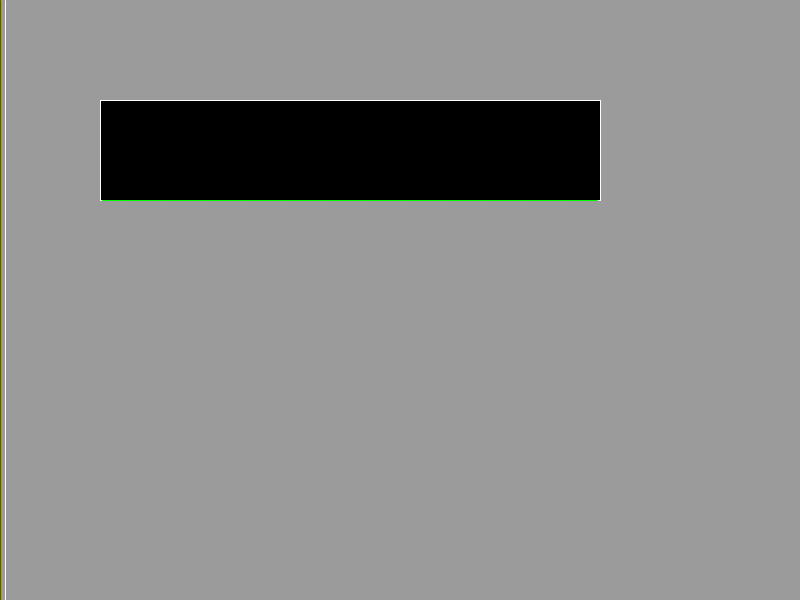
Frame 1 (no input)
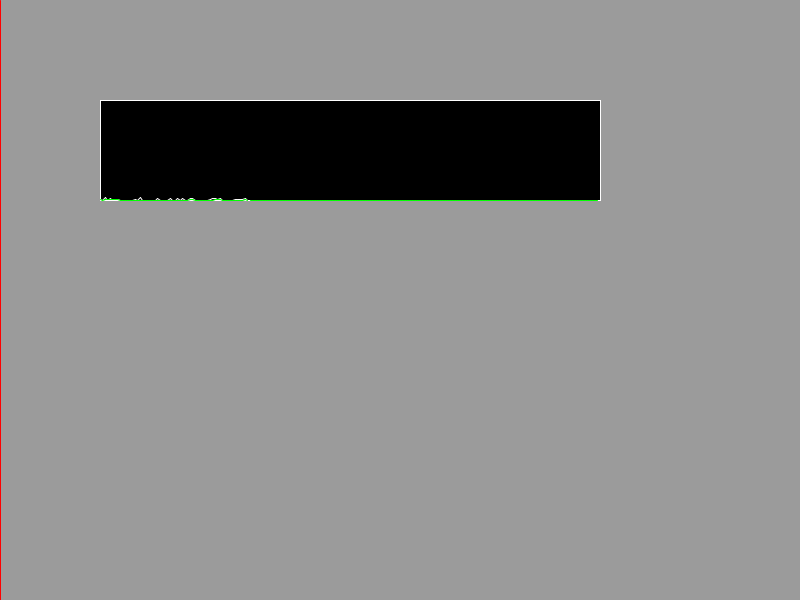
Frame 60 (the mouse pressed at the canvas centre just before this capture)
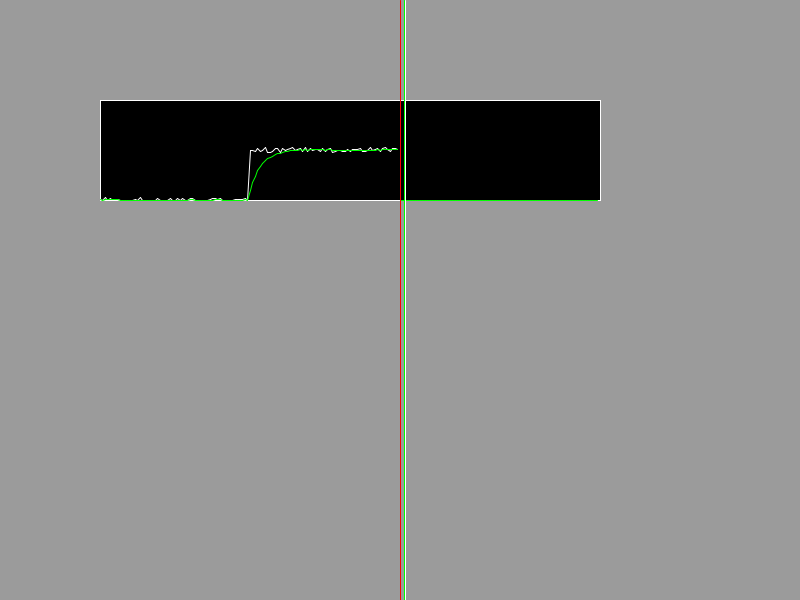
Frame 120 (the mouse held since frame 60 and released just before this capture)

The Processing sketch that drew these frames (run headless with seeded random() and noise(); from frame 60 on, the mouse is pressed at the canvas centre):

// Processing sketch: ejemplo_gestion_ruido_00
// ── ejemplo_gestion_ruido_00.pde

float mx;
float ruido;
float nivelRuido = 20;

GestorSenial gestor; 

void setup() {
  size( 800, 600 );
  //gestor = new GestorSenial( 0 , width );
  
  gestor = new GestorSenial( "valor mouse", //etiqueta
  0, width, //mínimo y máximo
  200, //tamaño muestras
  0.2, // factor de amortiguación
  30, //amplitud de la derivada
  200, //muestras del promedio
  20 //amplitud varianza
  );

}
void draw() {
  
  
  ruido = random( -nivelRuido, nivelRuido );  
  mx = mouseX + ruido;
  gestor.actualizar( mx );
  
  float filtrada = gestor.filtrado;
  
  background( 155 );  
  
  gestor.imprimir( 100 , 100 );
  
  stroke( 255 , 0 , 0 );
  line( mouseX, 0, mouseX, height );
  stroke( 255 );
  line( mx, 0, mx, height );
  stroke( 0 , 255 , 0);
  line( filtrada, 0, filtrada, height );
}
// ── Gestor_Senial.pde
//--------------------------------------
// Gestor de seniales (con enie)
// Emiliano Causa 2011-2015 v2.2
// actualizado al 4/3/2015
//--------------------------------------
/*

 Constructores:
 ==============
 
 - GestorSenial( ) 
 
 - GestorSenial( float minimo_, float maximo_ ) 
 
 - GestorSenial( String etiqueta_, 
 float minimo_, float maximo_, //minimo y maximo del rango de entrada
 int tamanioMuestra_, //tamanio con el que visualiza la senial
 float factorAmortiguacion_, //factor con el que filtra 
 float amplitudMaxDerivada_, //rango en el que toma la derivada
 int maxMuestrasPromedio_, //cantidad de muestras para el promedio
 float amplitudMaxVarianza_ ) 
 
 Miembros de devolucion:
 =======================
 - float valorIn 
 - float filtrado
 - float derivada
 - float varianza
 - float promedio
 
 Funciones de devolucion:
 ========================
 - float filtradoNorm()
 - float derivadaNorm()
 - float varianzaNorm()
 
 Ejecutar en cada ciclo:
 =======================
 void actualizar( float valorIn_ ) 
 
 */
class GestorSenial {

  String etiqueta;
  float valorIn, filtrado;
  float minimo;
  float maximo;
  //float factor;

  float derivada;
  float promedio, varianza;  
  int cantDatos;

  int tamanioMuestra;
  float factorAmortiguacion;
  float amplitudMaxDerivada;
  int maxMuestrasPromedio;
  float amplitudMaxVarianza;

  GrafXvsTime grafica, graficaFilt, graficaDeriv, graficaPromedio, graficaVarianza;

  //-------------------------------------------

  GestorSenial( ) {
    this( "", 0, 100, 200, 0.1, 0.5, 50, 3 );
  }
  //-------------------------------------------

  GestorSenial( float factorAmortiguacion_ ) {
    this( "", 0, 100, 200, factorAmortiguacion_, 0.5, 50, 3 );
  }
  //-------------------------------------------

  GestorSenial( float minimo_, float maximo_ ) {
    this( "", minimo_, maximo_, 200, 0.1, 0.5, 50, 3 );
  }
  //-------------------------------------------

  GestorSenial( float minimo_, float maximo_, float factorAmortiguacion_ ) {
    this( "", minimo_, maximo_, 200, factorAmortiguacion_, 0.5, 50, 3 );
  }
  //-------------------------------------------

  GestorSenial( String etiqueta_, 
  float minimo_, float maximo_, //minimo y maximo del rango de entrada
  int tamanioMuestra_, //tamanio con el que visualiza la senial
  float factorAmortiguacion_, //factor con el que filtra 
  float amplitudMaxDerivada_, //rango en el que toma la derivada
  int maxMuestrasPromedio_, //cantidad de muestras para el promedio
  float amplitudMaxVarianza_ ) { //rango en el que toma la varianza

    etiqueta = etiqueta_;
    amplitudMaxVarianza = amplitudMaxVarianza_;
    cantDatos = 0;
    maxMuestrasPromedio = maxMuestrasPromedio_;
    factorAmortiguacion = factorAmortiguacion_;
    amplitudMaxDerivada = amplitudMaxDerivada_;
    minimo = minimo_;
    maximo = maximo_;
    tamanioMuestra = tamanioMuestra_;

    grafica = new GrafXvsTime( tamanioMuestra, minimo, maximo );
    graficaFilt = new GrafXvsTime( tamanioMuestra, minimo, maximo );
    graficaPromedio = new GrafXvsTime( tamanioMuestra, minimo, maximo );

    graficaDeriv = new GrafXvsTime( tamanioMuestra, -amplitudMaxDerivada, amplitudMaxDerivada );
    graficaVarianza = new GrafXvsTime( tamanioMuestra, -amplitudMaxVarianza, amplitudMaxVarianza );
  }
  //-------------------------------------------

  float filtradoNorm() {
    return constrain( map( filtrado, minimo, maximo, 0, 1 ), 0, 1);
  }  
  //-------------------------------------------

  float derivadaNorm() {
    return constrain( map( derivada, -amplitudMaxDerivada, amplitudMaxDerivada, -1, 1 ), -1, 1);
  }  
  //-------------------------------------------

  float varianzaNorm() {
    return constrain( map( varianza, -amplitudMaxVarianza, amplitudMaxVarianza, -1, 1 ), -1, 1);
  }  
  //-------------------------------------------

  void actualizar( float valorIn_ ) {

    valorIn = valorIn_;
    float anterior = filtrado;
    filtrado = valorIn * factorAmortiguacion + filtrado * (1-factorAmortiguacion);
    derivada = filtrado-anterior;
    varianza = filtrado-promedio;

    if ( cantDatos <= 0 ) {
      promedio = filtrado;
    } else {
      int maxDatos = min( cantDatos, maxMuestrasPromedio );
      float esteFactor = 1.0/maxDatos;
      promedio = filtrado * esteFactor + promedio * (1-esteFactor);
    }

    cantDatos ++;

    grafica.agregar( valorIn ); 
    graficaFilt.agregar( filtrado ); 
    graficaDeriv.agregar( derivada );
    graficaPromedio.agregar( promedio );
    graficaVarianza.agregar( varianza );
  }
  //-------------------------------------------

  void imprimir( float left, float top ) {
    imprimir( left, top, 500, 100, true, false, false, false );
  }
  //-------------------------------------------

  void imprimir( float left, float top, float ancho, float alto ) {
    imprimir( left, top, ancho, alto, true, false, false, false );
  }
  //-------------------------------------------

  void imprimir( float left, float top, float ancho, float alto, 
  boolean mostrarFiltrado, boolean mostrarDerivada, boolean mostrarPromedio, 
  boolean mostrarVarianza ) {

    pushStyle();

    fill( 0 );
    stroke( 255, 255, 255 );
    grafica.imprimir( left, top, ancho, alto, true );

    if ( mostrarVarianza || mostrarDerivada ) {
      stroke( 100 );
      line( left, top + alto*0.5, left+ancho, top + alto*0.5 );
    }

    if ( mostrarFiltrado ) {
      stroke( 0, 255, 0 );
      graficaFilt.imprimir( left, top, ancho, alto, false );
    }

    if ( mostrarDerivada ) {
      stroke( 255, 255, 0 );
      graficaDeriv.imprimir( left, top, ancho, alto, false );
    }

    if ( mostrarPromedio ) {
      stroke( 50, 50, 255 );
      graficaPromedio.imprimir( left, top, ancho, alto, false );
    }

    if ( mostrarVarianza ) {
      stroke( 150, 150, 255 );
      graficaVarianza.imprimir( left, top, ancho, alto, false );
    }
    popStyle();
  }
  //-------------------------------------------

  String generarXML() {
    String cadena = "";

    cadena += "< ";
    cadena += etiqueta;
    cadena += " minimo=\"" + minimo + "\" ";
    cadena += " maxmimo=\"" + maximo + "\" ";

    cadena += " tamanioMuestra=\"" + tamanioMuestra + "\" ";

    cadena += " factorAmortiguacion=\"" + factorAmortiguacion + "\" ";
    cadena += " amplitudMaxDerivada=\"" + amplitudMaxDerivada + "\" ";
    cadena += " maxMuestrasPromedio=\"" + maxMuestrasPromedio + "\" ";
    cadena += " amplitudMaxVarianza=\"" + amplitudMaxVarianza + "\" ";

    cadena += "/>";
    return cadena;
  }
  //-------------------------------------------

  void reset( float valor ) {
    valorIn = valor;
    filtrado = valor;
    promedio = valor;
  }
  //-------------------------------------------
  
  void setFiltro( float valor ){
    factorAmortiguacion = valor;
  }  
  //-------------------------------------------
}
// ------------------------------------------------------------------------------------------------------
// MARCA: Grafica X versus TIME - Grafica X versus TIME - Grafica X versus TIME - Grafica X versus TIME -
// ------------------------------------------------------------------------------------------------------
// Este objeto permite grafica evoluciones en el tiempo
// Emiliano Causa - Julio 2006
//
// GrafXvsTime(int cantPuntos_, float minimo_, float maximo_) - inicializa el objeto, definiendo la cantidad de puntos
//                                                              a monitorear, y los valores minimo y maximos
// void agregar( float dato ) - agrega puntos a la grÔøΩfica
// void imprimir( float left, float top, float ancho, float alto ) - imprime los datos en pantalla en la posiciÔøΩn y las
//                                                                   dimensiones indicadas
//
class GrafXvsTime {
  float minimo;
  float maximo;

  int cantPuntos;
  int cont;

  float datos[];

  GrafXvsTime(int cantPuntos_, float minimo_, float maximo_) {
    minimo = minimo_;
    maximo = maximo_;
    cantPuntos = cantPuntos_;
    datos = new float[cantPuntos];
    cont = 0;
  }

  void agregar( float dato ) {
    datos[cont] = dato;
    cont = (cont+1) % cantPuntos;
  }

  void imprimir( float left, float top, float ancho, float alto, boolean conFondo ) {

    pushStyle();
    if ( conFondo ) {
      rectMode(CORNER);
      rect(left, top, ancho, alto);
    }
    float paso = ancho/cantPuntos;
    for (int i=1; i<cantPuntos; i++) {
      if (i != cont) {
        float valor1 = map( constrain( datos[i-1], minimo, maximo ), minimo, maximo, top+alto, top );
        float valor2 = map( constrain( datos[i], minimo, maximo ), minimo, maximo, top+alto, top);
        line( left + paso * (i-1), valor1, left + paso * i, valor2 );
      }
    }
    popStyle();
  }
}
